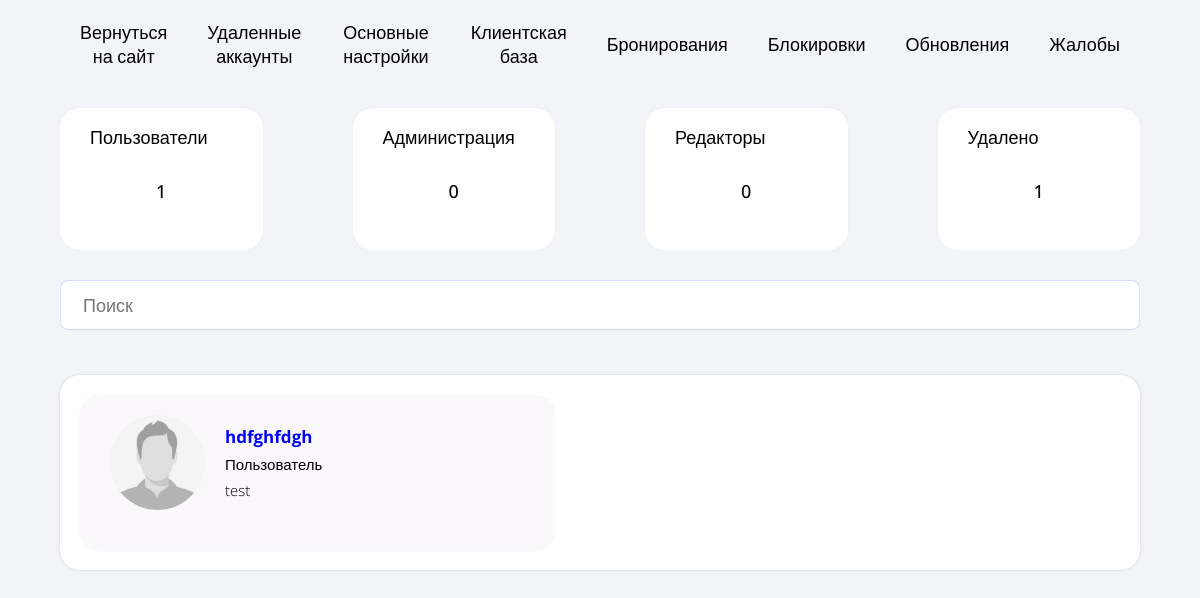
Before: /admin/dells.php (signed in) with the older database file.
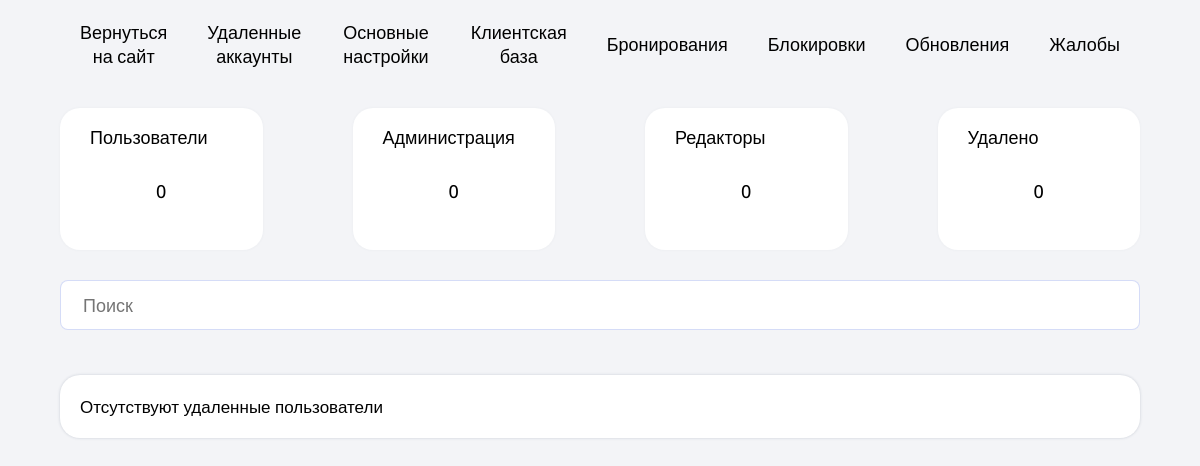
After: the same page with the newer database file.
### tables this page shows
CREATE TABLE `dell_users` (
  `id` int NOT NULL,
  `name` varchar(256) NOT NULL,
  `login` varchar(256) NOT NULL,
  `pass` varchar(256) NOT NULL,
  `number` varchar(256) NOT NULL,
  `email` varchar(256) NOT NULL,
  `role` varchar(40) NOT NULL,
  `ban` int NOT NULL,
  `reson` varchar(255) NOT NULL
);

### admin/dells.php (the view, shortened to what this page needs)
<?php
    require "../core/bd.php";
    $users = mysqli_fetch_all(mysqli_query ($bd, "SELECT * FROM `dell_users` WHERE `role` LIKE 'user' AND `ban` = 1"));
    $editors = mysqli_fetch_all(mysqli_query ($bd, "SELECT * FROM `dell_users` WHERE `role` LIKE 'editor' AND `ban` = 1"));
    $admins = mysqli_fetch_all(mysqli_query ($bd, "SELECT * FROM `dell_users` WHERE `role` LIKE 'admin' AND `ban` = 1"));
    $dells = mysqli_fetch_all(mysqli_query ($bd, "SELECT * FROM `dell_users`"));
?>
<!DOCTYPE html>
<html lang="ru">
<head>
    <link rel="stylesheet" href="../css/admins/dells.css">
    <link rel="stylesheet" href="../css/media/admins-media/dells-media.css">
</head>
<body>
    <header>
        <?php
            require "../components/admin-menu/admin-header.php"
        ?>
    </header>
    <main>
        <section class="info_blocks">
            <div class="block" id="all_users">
                <p class="block_title">Пользователи</p>
                <p class="block_subtitle"><?=count($users);?></p>
            </div>
            <div class="block" id="admins">
                <p class="block_title">Администрация</p>
                <p class="block_subtitle"><?=count($admins);?></p>
            </div>
            <div class="block" id="editors">
                <p class="block_title">Редакторы</p>
                <p class="block_subtitle"><?=count($editors);?></p>
            </div>
            <div class="block" id="bans">
                <p class="block_title">Удалено</p>
                <p class="block_subtitle"><?=count($dells);?></p>
            </div>
        </section>
        <section class="search">
            <input type="search" placeholder="Поиск" id="searchInput">
        </section>
        <section class="accounts">
            <?php
                if (count($dells) == 0) {
                    ?><p class="none_user">Отсутствуют удаленные пользователи</p><?;
                }else {
                        ?>
                        <?
                    foreach ($users as $user) {
                        ?>
                        <div class="block_account" id="userList">
                            <form method="post" id="form_account_for_popup">
                                <div class="top_block_account">
                                    <div class="account">
                                        <div class="photo_account">
                                            <img src="../img/admin/avatars/no_avatar.png" alt="">
                                        </div>
                                        <div class="info_account">
                                            <div class="name">
                                                <p><?=$user["1"];?></p>
                                            </div>
                                            <div class="role">
                                                <p>Пользователь</p>
                                            </div>
                                            <div class="reson">
                                                <p><?=$user["8"];?></p>
                                            </div>
                                        </div>
                                    </div>
                                </div>
                            </form>
                        </div>
                        <?
                    }
                }
            ?>
        </section>
    </main>
</body>
</html>

Changed rows visible on the page:
removed dell_users: name "hdfghfdgh", reson "test"
Other visible differences:
count($users): "1" → "0"
count($dells): "1" → "0"
text now shown: "Отсутствуют удаленные пользователи"
